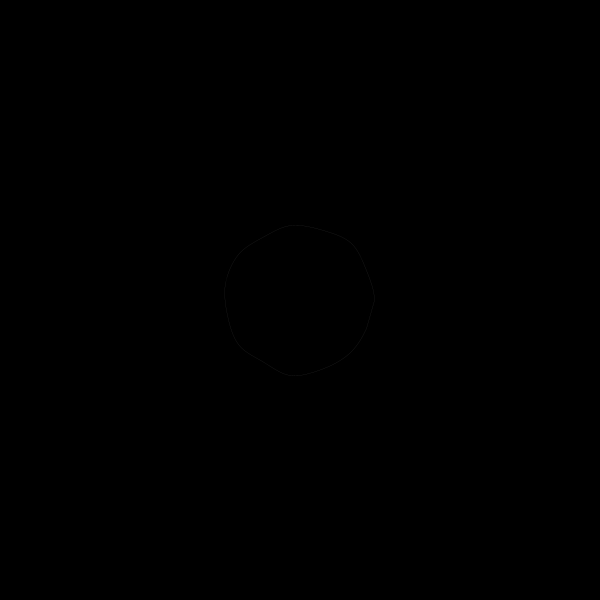
Frame 1 (no input)
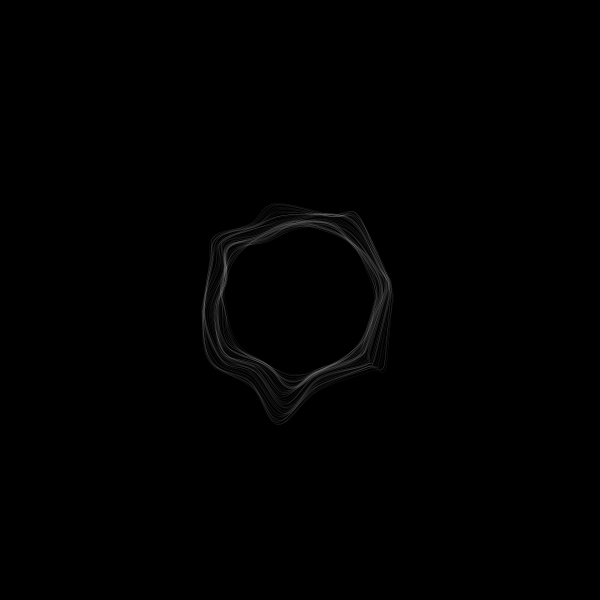
Frame 60 (the mouse pressed at the canvas centre just before this capture)
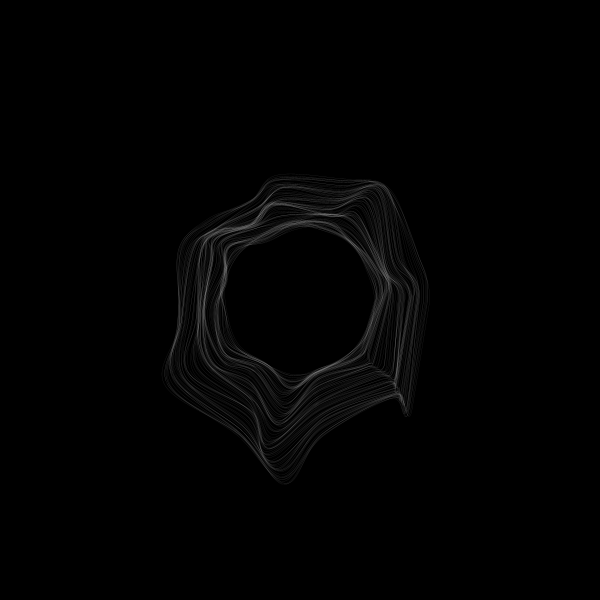
Frame 120 (the mouse held since frame 60 and released just before this capture)

The Processing sketch that drew these frames (run headless with seeded random() and noise(); from frame 60 on, the mouse is pressed at the canvas centre):

// Processing sketch: generative_art_j010
// ── generative_art_j010.pde
int formResolution = 15;
int stepSize = 2;

float xoff;
float yoff;

float posX;
float posY;
float distortionFactor;
float initRadius;
int radius;
float[] x;
float[] y;

boolean filled = false;
boolean freeze = false;

int count = 0;
int nb = 0;
int rdm;

void setup(){
  size(600,600);
  smooth();

  boot();
  
  stroke(255, 50);
  strokeWeight(0.2);
  pixelDensity(2);
}


void draw(){
  translate(width/2, height/2);
  
  xoff += 0.005;
  yoff += 0.005;
  
  /**
  posX = noise(xoff, yoff) * width;
  posY = noise(yoff, xoff) * height;
  **/
  
  radius++;
  
  // calculate new points
  for (int i=0; i<formResolution; i++){
    //x[i] += random(-stepSize,stepSize);
    //y[i] += random(-stepSize,stepSize);
    x[i] *= random(1, 1.01);
    y[i] *= random(1, 1.01);
    x[i] += random(-stepSize,stepSize);
    y[i] += random(-stepSize,stepSize);
    // ellipse(x[i], y[i], 5, 5);
  }

  if (filled) fill(random(255));
  else noFill();

  beginShape();
  // start controlpoint
  //curveVertex(x[formResolution-1] + radius, y[formResolution-1] + radius);

  // only these points are drawn
  for (int i=0; i<formResolution; i++){
    curveVertex(x[i], y[i]);
  }
  curveVertex(x[0], y[0]);

  // end controlpoint
  curveVertex(x[1], y[1]);
  endShape(CLOSE);
  
  if (posX < 0) posX = width;
  if (posX > width) posX = 0;
  if (posY < 0) posY = height;
  if (posY > width) posY = 0;
  
  count++;
  if (count > 400) {
    save("art03" + nb + ".jpg");
    nb++;
    count = 0;
    if (nb > 9) exit();
    boot();
  }
}

void boot() {
  background(0);
  rdm = int(random(500));
  xoff = random(1000);
  yoff = random(1000);

  posX = noise(xoff) * width;
  posY = noise(yoff) * height;
  distortionFactor = 1;
  initRadius = 50 + random(100);
  x = new float[formResolution];
  y = new float[formResolution];
  
  posX = noise(xoff, yoff) * width; 
  posY = noise(yoff, xoff) * height;
  float angle = radians(360/float(formResolution));
  for (int i=0; i<formResolution; i++){
    x[i] = cos(angle*i) * initRadius;
    y[i] = sin(angle*i) * initRadius;  
  }

}
